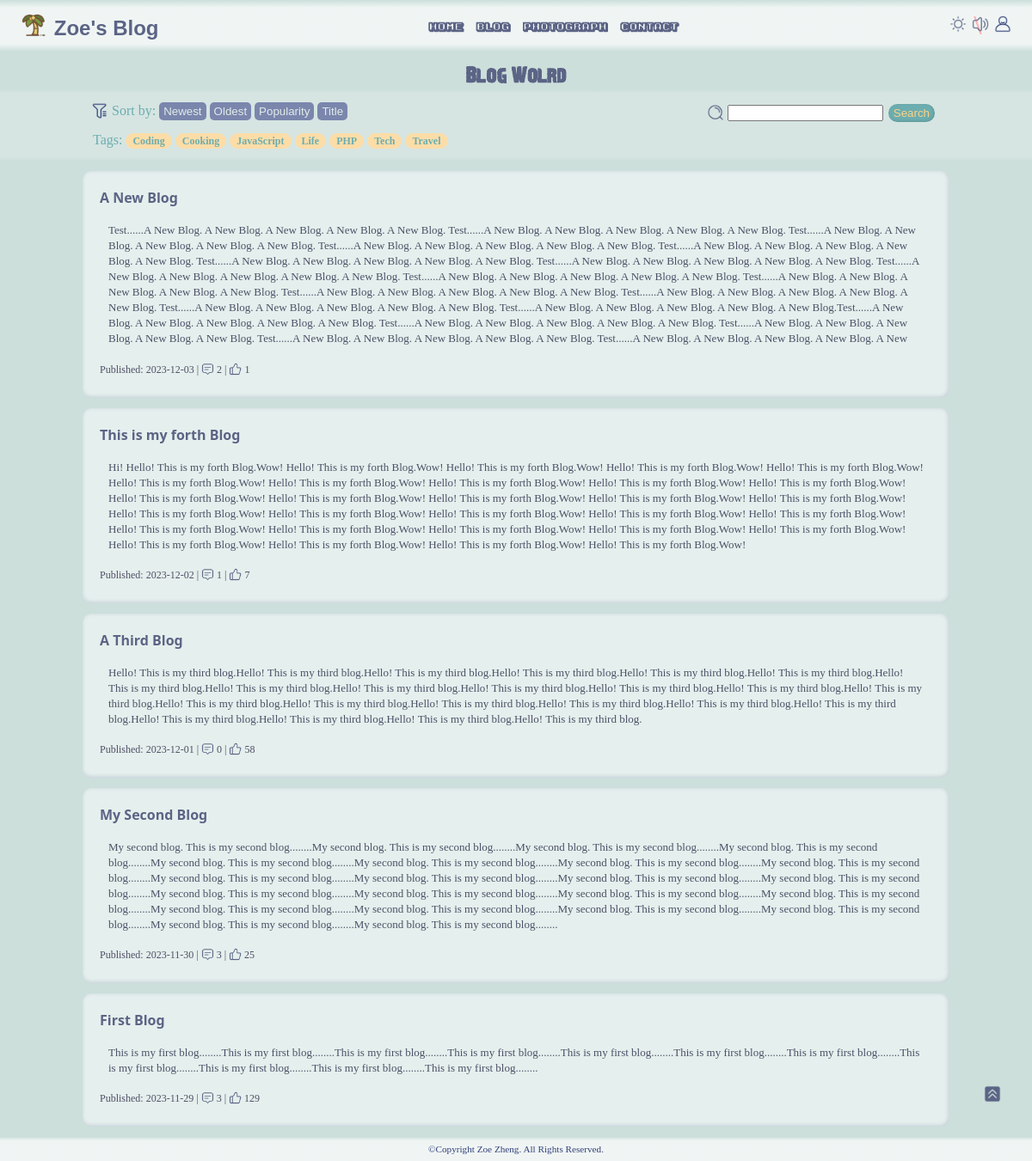
The page /blog_page.php on the database its author committed.
### tables this page shows
CREATE TABLE `blogs` (
  `title` varchar(500) NOT NULL,
  `body` longtext NOT NULL,
  `publish_date` date NOT NULL,
  `likes` int(200) NOT NULL
);

### blog_page.php (the view, shortened to what this page needs)
<?php
$conn = new mysqli("localhost", "root", "", "myblog");
?>
<!DOCTYPE html>
<html lang="en">
<head>
    <link id="theme" href="css/head_footer_style.css" rel="stylesheet" type="text/css">
    <link href="css/blog_page_style.css" rel="stylesheet" type="text/css">
</head>
<body>
    <header>
        <?php include 'header.php'?>
    </header>
    <main>
        <img src="images/up.png" alt="" class="icon" id="backtop">
        <div class="my_blog">
                <a href=""><h2>Blog Wolrd</h2></a>
                <div class="nav">
                    <div class="sort">
                        <div>
                            <img src="images/filter.png" alt="" class="icon">
                            <span>Sort by: </span>
                            <a href="?sortby=timedesc"><button id="sortByTimeD">Newest</button></a>
                            <a href="?sortby=timeasc"><button id="sortByTimeA">Oldest</button></a>
                            <a href="?sortby=popularity"><button id="sortByPop">Popularity</button></a>
                            <a href="?sortby=title"><button id="sortByTitle">Title</button></a>
                        </div>
                        <form id="search" method= "get" action= "">
                            <label for="search_text"><img src="images/search.png" alt="" class="icon"></label>
                            <input type="text" name="search_text" id="search_text" required>
                            <input type = "submit" value="Search" id="submit">
                        </form>
                    </div>
                    <div class="tags">
                            <span>Tags:</span>
                            <?php
                                $result = $conn->query("SELECT `tag` FROM tags GROUP BY `tag`;");
                                foreach ($result as $row) {
                                $tag = $row['tag'];
                            ?>
                                <a href="?tagby=<?php echo $tag; ?>"><span class="tag"><?php echo $tag?></span></a>
                            <?php
                                }
                            ?>
                    </div>
                </div>
                <?php
                    $order = " ORDER BY publish_date DESC";
                    $search = "";
                    $result = $conn->query("SELECT * FROM blogs $search $order;");
                    foreach ($result as $row) {
                        $title = $row['title'];
                ?>
                        <div class="blog">
                            <h3 class="title">
                                <a href="blog.php?title=<?php echo urlencode($row['title']); ?>"><?php echo $row['title']?></a>
                            </h3>
                            <p class="body"><?php echo $row['body']?></p>
                            <p class="date"><?php echo ' Published: '; echo $row['publish_date']?>
                                <?php
                                    $comments = $conn->query("SELECT COUNT(*) AS comment_count FROM `comments` WHERE `blog_title` = '$title';")->fetch_assoc();
                                    $comment_count = $comments["comment_count"];
                                    echo "| ";
                                    ?>
                                    <img src="images/comment.png" class = "icon" alt="">
                                    <?php
                                    echo $comment_count;
                                ?>
                                <?php
                                    echo "| ";
                                    ?>
                                    <img src="images/like.png" class = "icon" alt="">
                                    <?php
                                    echo$row['likes'];
                                ?>
                            </p>
                        </div>
                <?php
                    }
                ?>
            </div>
    </main>
    <footer>
        <?php include 'footer.php' ?>
    </footer>
</body>
</html>

### css/head_footer_style.css (style rules this page uses)
* { margin: 0; padding: 0; box-sizing: border-box; }
body { min-width: 250px; height:100vh; background-color: #ccdfdb; display: flex; flex-direction: column; }
main { flex:1 }
a { text-decoration: none; color:#5b6485; font-size: 1rem; font-weight: bold; cursor: pointer; }
header { position: relative; min-width: 350px; }
footer { color: #324179; padding: 0.5rem; text-align: center; font-size: 0.7rem; background: linear-gradient(to top, rgba(255,255,255,0.7) 85%, #ccdfdb ); }
#backtop { position: fixed; bottom: 5%; right: 3%; cursor: pointer; }
.icon { width: 20px; height: 20px; }

### css/blog_page_style.css (style rules this page uses)
main { margin-top: 10px ; }
.my_blog .title { font-family: system-ui; }
.blog { margin: 1% 8%; background-color: rgba(255,255,255,0.5); box-shadow:inset -1px -1px 5px rgba(51, 66, 122, 0.2); border-radius: 10px; padding: 20px; min-width: 300px; }
.nav { background:rgba(255, 255, 255, 0.1); background: linear-gradient(to bottom, rgba(255, 255, 255, 0),rgba(255, 255, 255, 0.2) 5%, rgba(255, 255, 255, 0.2) 95%, rgba(255, 255, 255, 0) ); padding: 5px 0 15px 0; color: #6cadaf; }
.sort { padding: 0 8%; min-width: 350px; display: flex; justify-content: space-between; }
.tags { padding: 0 9%; min-width: 350px; cursor: pointer; }
.tags .tag { font-size: 12px; color:#6cadaf; background-color: #fcdda8; padding: 2px 8px; border-radius: 15px; }
.sort div { padding: 10px 10px; }
.sort form { display: inline-block; padding: 10px 15px; }
.sort #submit { color: #fed287; border: none; padding: 3px 6px; margin: 2px; border-radius: 20px; background-color: #6cadaf; box-shadow:inset -1px -1px 3px rgba(61, 61, 61, 0.2); cursor: pointer; }
.sort img { margin-bottom: -5px; }
.sort button { color: #e0ebe8; border: none; padding: 3px 5px; border-radius: 5px; background-color: #7b86ad; cursor: pointer; }
.blog .body { margin: 18px 10px; max-height: 145px; line-height: 18px; color: #4b5167; overflow: hidden; font-size: 13px; }
h3 { font-size: 16px; }
.blog .date { font-size: smaller; color: rgb(79, 79, 102); margin-bottom: 5px; font-size: 12px; }
.blog .icon { width: 15px; height: 15px; margin-bottom: -3px; }
h2 { background-color: rgba(244, 249, 251, 0.7); animation: shake 3s 1; font-family: 'Day', sans-serif; text-align: center; padding: 0.3rem; background-color:transparent ; }

### rows shown on the page
blogs: title "A New Blog", body "Test......A New Blog. A New Blog. A New Blog. A New Blog. A New Blog. Test......A New Blog. A New Blog. A New Blog. A New Blog. A New Blog. Test......A New Blog. A New Blog. A New Blog. A New Blog. A New Blog. Test......A New Blog. A New Blog. A New Blog. A New Blog. A New Blog. Test......A New Blog. A New Blog. A New Blog. A New Blog. A New Blog. Test......A New Blog. A New Blog. A New Blog. A New Blog. A New Blog. Test......A New Blog. A New Blog. A New Blog. A New Blog. A New Blog. Test......A New Blog. A New Blog. A New Blog. A New Blog. A New Blog. Test......A New Blog. A New Blog. A New Blog. A New Blog. A New Blog. Test......A New Blog. A New Blog. A New Blog. A New Blog. A New Blog.…", publish_date "2023-12-03", comment_count "2", likes "1"
blogs: title "This is my forth Blog", body "Hi! Hello! This is my forth Blog.Wow! Hello! This is my forth Blog.Wow! Hello! This is my forth Blog.Wow! Hello! This is my forth Blog.Wow! Hello! This is my forth Blog.Wow! Hello! This is my forth Blog.Wow! Hello! This is my forth Blog.Wow! Hello! This is my forth Blog.Wow! Hello! This is my forth Blog.Wow! Hello! This is my forth Blog.Wow! Hello! This is my forth Blog.Wow! Hello! This is my forth Blog.Wow! Hello! This is my forth Blog.Wow! Hello! This is my forth Blog.Wow! Hello! This is my forth Blog.Wow! Hello! This is my forth Blog.Wow! Hello! This is my forth Blog.Wow! Hello! This is my forth Blog.Wow! Hello! This is my forth Blog.Wow! Hello! This is my forth Blog.Wow! Hello! This is…", publish_date "2023-12-02", comment_count "1", likes "7"
blogs: title "A Third Blog", body "Hello! This is my third blog.Hello! This is my third blog.Hello! This is my third blog.Hello! This is my third blog.Hello! This is my third blog.Hello! This is my third blog.Hello! This is my third blog.Hello! This is my third blog.Hello! This is my third blog.Hello! This is my third blog.Hello! This is my third blog.Hello! This is my third blog.Hello! This is my third blog.Hello! This is my third blog.Hello! This is my third blog.Hello! This is my third blog.Hello! This is my third blog.Hello! This is my third blog.Hello! This is my third blog.Hello! This is my third blog.Hello! This is my third blog.Hello! This is my third blog.Hello! This is my third blog.", publish_date "2023-12-01", comment_count "0", likes "58"
blogs: title "My Second Blog", body "My second blog. This is my second blog........My second blog. This is my second blog........My second blog. This is my second blog........My second blog. This is my second blog........My second blog. This is my second blog........My second blog. This is my second blog........My second blog. This is my second blog........My second blog. This is my second blog........My second blog. This is my second blog........My second blog. This is my second blog........My second blog. This is my second blog........My second blog. This is my second blog........My second blog. This is my second blog........My second blog. This is my second blog........My second blog. This is my second blog........My second…", publish_date "2023-11-30", comment_count "3", likes "25"
blogs: title "First Blog", body "This is my first blog........This is my first blog........This is my first blog........This is my first blog........This is my first blog........This is my first blog........This is my first blog........This is my first blog........This is my first blog........This is my first blog........This is my first blog........", publish_date "2023-11-29", comment_count "3", likes "129"

### other values the page prints
$tag "Coding"
$tag "Cooking"
$tag "JavaScript"
$tag "Life"
$tag "PHP"
$tag "Tech"
$tag "Travel"
